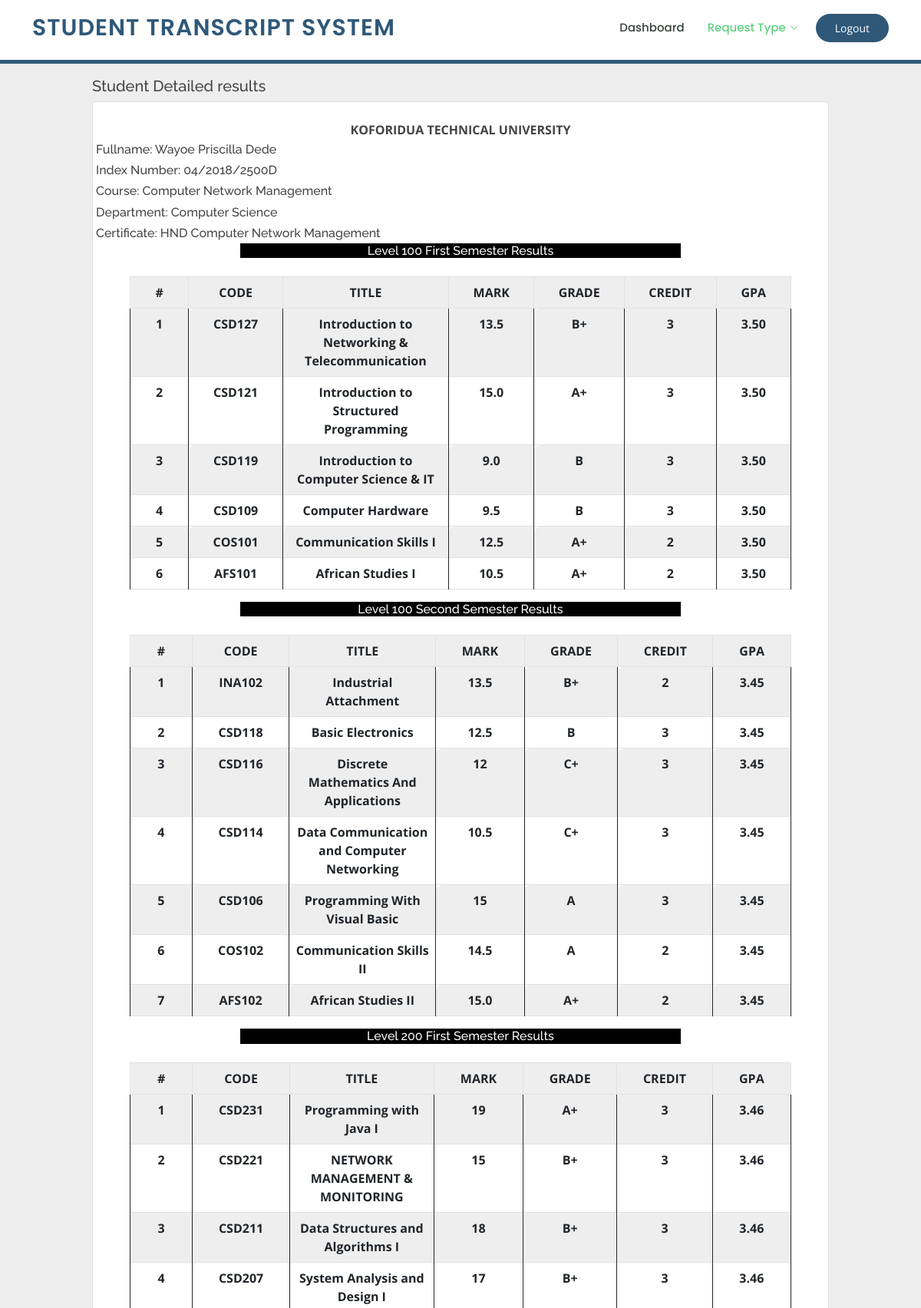
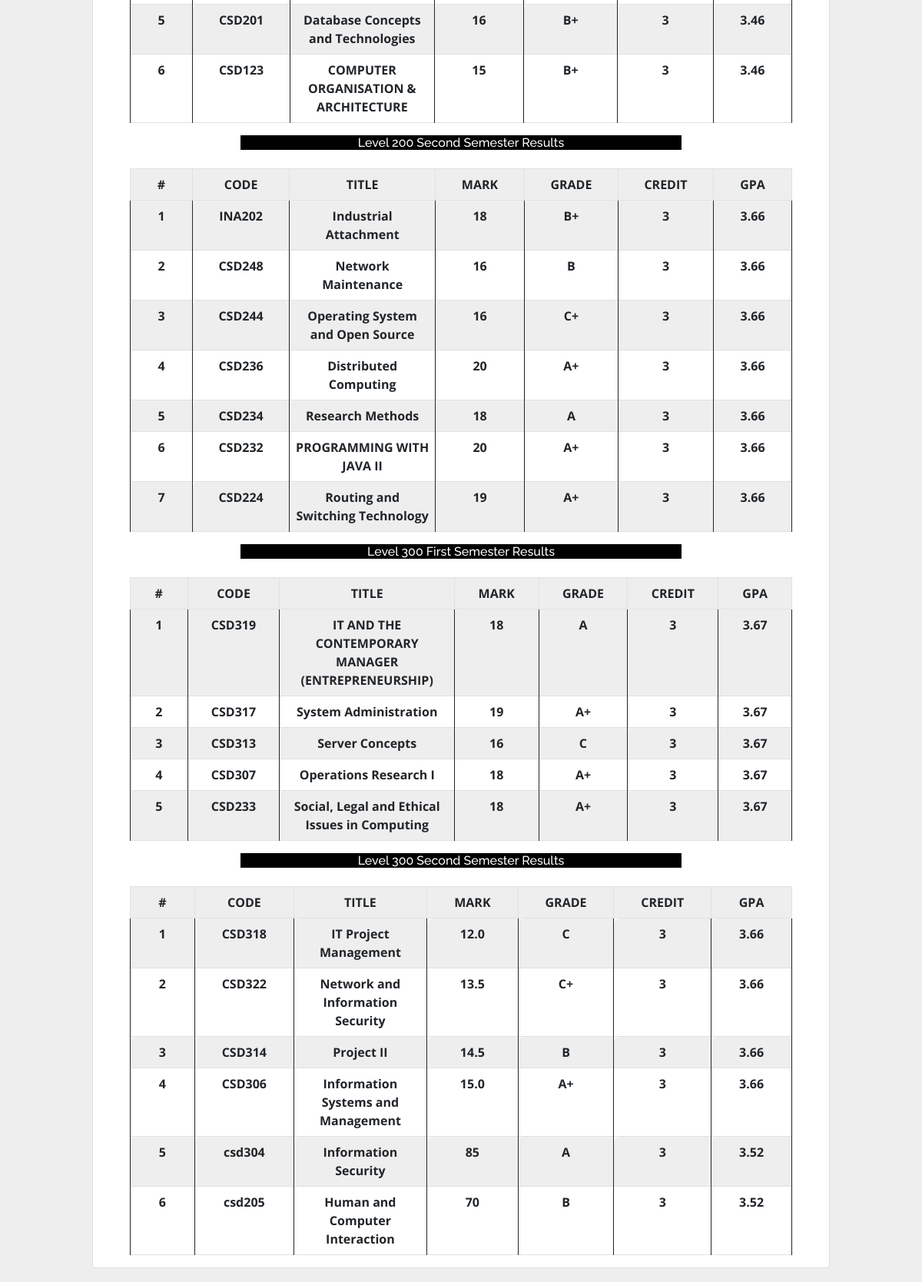
The app's page /hodtranscript.php?newindex=04/2018/2500D (upper part) with its own data (2 pictures, top to bottom).
### tables this page shows
CREATE TABLE `attended` (
  `attendid` int(11) NOT NULL,
  `status` varchar(50) NOT NULL,
  `surname` varchar(100) NOT NULL,
  `firstname` varchar(100) NOT NULL,
  `others` varchar(100) NOT NULL,
  `newindex` varchar(20) NOT NULL,
  `oldindex` varchar(20) NOT NULL,
  `programme` varchar(100) NOT NULL,
  `completion_year` varchar(50) NOT NULL,
  `certificate` varchar(50) NOT NULL,
  `student_type` varchar(50) NOT NULL,
  `cert_type` varchar(50) NOT NULL,
  `contact` varchar(20) NOT NULL,
  `email` varchar(50) NOT NULL,
  `organization_1` text NOT NULL,
  `organization_2` text NOT NULL,
  `staffsign` varchar(50) NOT NULL,
  `hodsign` varchar(50) NOT NULL,
  `faculty` varchar(50) NOT NULL,
  `course` varchar(50) NOT NULL,
  `department` varchar(50) NOT NULL
);

CREATE TABLE `student` (
  `id` int(10) NOT NULL,
  `index_no` varchar(15) DEFAULT NULL,
  `first_name` varchar(25) DEFAULT NULL,
  `last_name` varchar(25) DEFAULT NULL,
  `email` varchar(100) DEFAULT NULL,
  `department` varchar(50) DEFAULT NULL,
  `faculty` varchar(50) NOT NULL,
  `course` varchar(50) NOT NULL,
  `contact` varchar(20) NOT NULL,
  `gender` varchar(10) NOT NULL,
  `address` varchar(50) NOT NULL,
  `password` varchar(20) NOT NULL,
  `fullname` varchar(100) NOT NULL
);

CREATE TABLE `year1sem1` (
  `yearid` int(11) NOT NULL,
  `index_no` varchar(20) NOT NULL,
  `code` varchar(10) NOT NULL,
  `title` varchar(50) NOT NULL,
  `mark` varchar(10) NOT NULL,
  `grade` varchar(10) NOT NULL,
  `credit` varchar(10) NOT NULL,
  `gpa` varchar(10) NOT NULL,
  `cgpa` varchar(10) NOT NULL
);

CREATE TABLE `year1sem2` (
  `yearid` int(11) NOT NULL,
  `index_no` varchar(20) NOT NULL,
  `code` varchar(10) NOT NULL,
  `title` varchar(50) NOT NULL,
  `mark` varchar(10) NOT NULL,
  `grade` varchar(10) NOT NULL,
  `credit` varchar(10) NOT NULL,
  `gpa` varchar(10) NOT NULL
);

CREATE TABLE `year2sem1` (
  `yearid` int(11) NOT NULL,
  `index_no` varchar(20) NOT NULL,
  `code` varchar(10) NOT NULL,
  `title` varchar(50) NOT NULL,
  `mark` varchar(10) NOT NULL,
  `grade` varchar(10) NOT NULL,
  `credit` varchar(10) NOT NULL,
  `gp` varchar(10) NOT NULL
);

CREATE TABLE `year2sem2` (
  `yearid` int(11) NOT NULL,
  `index_no` varchar(20) NOT NULL,
  `code` varchar(10) NOT NULL,
  `title` varchar(50) NOT NULL,
  `mark` varchar(10) NOT NULL,
  `grade` varchar(10) NOT NULL,
  `credit` varchar(10) NOT NULL,
  `gp` varchar(10) NOT NULL
);

CREATE TABLE `year3sem1` (
  `yearid` int(11) NOT NULL,
  `index_no` varchar(20) NOT NULL,
  `code` varchar(10) NOT NULL,
  `title` varchar(50) NOT NULL,
  `mark` varchar(10) NOT NULL,
  `grade` varchar(10) NOT NULL,
  `credit` varchar(10) NOT NULL,
  `gp` varchar(10) NOT NULL
);

CREATE TABLE `year3sem2` (
  `yearid` int(11) NOT NULL,
  `index_no` varchar(20) NOT NULL,
  `code` varchar(10) NOT NULL,
  `title` varchar(50) NOT NULL,
  `mark` varchar(10) NOT NULL,
  `grade` varchar(10) NOT NULL,
  `credit` varchar(10) NOT NULL,
  `gp` varchar(10) NOT NULL
);

### hodtranscript.php (the view, shortened to what this page needs)
<?php
include "connection.php";
$newindex = $_GET['newindex'];
$query = mysqli_query($con, "SELECT * FROM attended WHERE newindex = '$newindex'") or die(mysqli_query($con,$query));
    $row = mysqli_fetch_assoc($query);
    if ($row){
         $surname = $row['surname'];
         $firstname = $row['firstname'];
         $others = $row['others'];
         $newindex = $row['newindex'];
         $certificate = $row['certificate'];
     }
include "connection.php";
$result = mysqli_query($con,"SELECT *  FROM student WHERE index_no = '{$newindex}'");
$row = mysqli_fetch_array($result);
$index_no = $row['index_no'];
$department = $row['department'];
$course = $row['course'];
?>
<!DOCTYPE html>
<html lang="en">
<head>
  <link href="assets/vendor/animate.css/animate.min.css" rel="stylesheet">
  <link href="assets/vendor/aos/aos.css" rel="stylesheet">
  <link href="assets/vendor/bootstrap/css/bootstrap.min.css" rel="stylesheet">
  <link href="assets/vendor/bootstrap-icons/bootstrap-icons.css" rel="stylesheet">
  <link href="assets/vendor/boxicons/css/boxicons.min.css" rel="stylesheet">
  <link href="assets/vendor/remixicon/remixicon.css" rel="stylesheet">
  <link href="assets/vendor/swiper/swiper-bundle.min.css" rel="stylesheet">
  <link rel="stylesheet" href="bootstrap/css/bootstrap.min.css">
  <link href="assets/css/style.css" rel="stylesheet">
</head>
<body style = "background-color: #eeeeee;">
  <header id="header" class="fixed-top">
    <div class="container d-flex align-items-center">
      <h1 class="logo me-auto"><a href="index.php" style = "color: #2F5878;">STUDENT TRANSCRIPT SYSTEM</a></h1>
      <nav id="navbar" class="navbar order-last order-lg-0">
        <ul>
         <li><a href="hoddashboard.php">Dashboard</a></li>
         <li class="dropdown"><a href="#" class="active"><span>Request Type</span> <i class="bi bi-chevron-down"></i></a>
      </nav>
 <a href="hodlogout.php" class="get-started-btn" id="log" style = "background-color: #2F5878; color: white;">Logout</a>
      </div>
    <div style = "width: 100%; height: 5px; background-color: #2F5878; position: relative; top: 20px;"></div>
  </header>
               <div style = "width: 20%; background-color: #eeeeee; position: relative; left: 10%; top: 100px;">
                   <h5>Student Detailed results</h5>
               </div>
               <div class = "card" style = "width: 80%; height: 100hv; background-color: white; position: relative; left: 10%; top: 100px;"><br>
                          <strong style = "text-align: center;">KOFORIDUA TECHNICAL UNIVERSITY</strong>
                              <h6>Fullname: <?php echo $surname." ". $firstname." ".$others;?></h6>
                              <h6>Index Number: <?php echo $newindex;?></h6>
                              <h6>Course: <?php echo $course;?></h6>
                              <h6>Department: <?php echo $department;?></h6>
                              <h6>Certificate: <?php echo $certificate;?></h6>
          <div style = "width: 60%; position: relative; left: 20%; background-color: black; color: white;">
                                             <h6 style = "padding: 0; margin: 0; text-align: center;">Level 100 First Semester Results</h6>
                              </div><br>
                  <table class = "table table-bordered" style = "width: 90%; position: relative; left: 5%;">
                     <thead class="thead-dark">
                     <tr>
                        <th>#</th>
                        <th>CODE</th>
                        <th>TITLE</th>
                        <th>MARK</th>
                        <th>GRADE</th>
                        <th>CREDIT</th>
                        <th>GPA</th>
                              </tr>
                         </thead>
                         <tbody>
                           <?php
include "connection.php";
$result = mysqli_query($con,"SELECT * FROM year1sem1 WHERE index_no = '$index_no' ORDER BY yearid DESC");
$counter = 0;
if(mysqli_num_rows($result) > 0){
while($row = mysqli_fetch_array($result)){
   $counter ++;
   $code = $row['code'];
   $title = $row['title'];
   $mark = $row['mark'];
   $grade = $row['grade'];
   $credit = $row['credit'];
   $gpa = $row['gpa'];
echo "<tr>";
      echo "<td>$counter</td>";
      echo "<td>$code</td>";
      echo "<td>$title</td>";
      echo "<td>$mark</td>";
      echo "<td>$grade</td>";
      echo "<td>$credit</td>";
      echo "<td>$gpa</td>";
 echo "</tr>";
        }
} else {
    echo "result not found";
}
?>
                         </tbody>
                  </table>
                   <div style = "width: 60%; position: relative; left: 20%; background-color: black; color: white;">
                              <h6 style = "padding: 0; margin: 0; text-align: center;">Level 100 Second Semester Results</h6>
                              </div><br>
                  <table class = "table table-bordered" style = "width: 90%; position: relative; left: 5%;">
                     <thead class="thead-dark">
                     <tr>
                        <th>#</th>
                        <th>CODE</th>
                        <th>TITLE</th>
                        <th>MARK</th>
                        <th>GRADE</th>
                        <th>CREDIT</th>
                        <th>GPA</th>
                              </tr>
                         </thead>
                         <tbody>
                                 <?php
include "connection.php";
$result = mysqli_query($con,"SELECT * FROM year1sem2 WHERE index_no = '$index_no' ORDER BY yearid DESC");
$counter = 0;
if(mysqli_num_rows($result) > 0){
while($row = mysqli_fetch_array($result)){
   $counter ++;
   $code = $row['code'];
   $title = $row['title'];
   $mark = $row['mark'];
   $grade = $row['grade'];
   $credit = $row['credit'];
   $gpa = $row['gpa'];
echo "<tr>";
      echo "<td>$counter</td>";
      echo "<td>$code</td>";
      echo "<td>$title</td>";
      echo "<td>$mark</td>";
      echo "<td>$grade</td>";
      echo "<td>$credit</td>";
      echo "<td>$gpa</td>";
 echo "</tr>";
        }
} else {
    echo "result not found";
}
?>
                         </tbody>
                  </table>
                   <div style = "width: 60%; position: relative; left: 20%; background-color: black; color: white;">
                              <h6 style = "padding: 0; margin: 0; text-align: center;">Level 200 First Semester Results</h6>
                              </div><br>
                  <table class = "table table-bordered" style = "width: 90%; position: relative; left: 5%;">
                     <thead class="thead-dark">
                     <tr>
                        <th>#</th>
                        <th>CODE</th>
                        <th>TITLE</th>
                        <th>MARK</th>
                        <th>GRADE</th>
                        <th>CREDIT</th>
                        <th>GPA</th>
                              </tr>
                         </thead>
                         <tbody>
                                <?php
include "connection.php";
$result = mysqli_query($con,"SELECT * FROM year2sem1 WHERE index_no = '$index_no' ORDER BY yearid DESC");
$counter = 0;
if(mysqli_num_rows($result) > 0){
while($row = mysqli_fetch_array($result)){
   $counter ++;
   $code = $row['code'];
   $title = $row['title'];
   $mark = $row['mark'];
   $grade = $row['grade'];
   $credit = $row['credit'];
   $gp = $row['gp'];
echo "<tr>";
      echo "<td>$counter</td>";
      echo "<td>$code</td>";
      echo "<td>$title</td>";
      echo "<td>$mark</td>";
      echo "<td>$grade</td>";
      echo "<td>$credit</td>";
      echo "<td>$gp</td>";
 echo "</tr>";
        }
} else {
    echo "result not found";
}
?>
                         </tbody>
                  </table>
                   <div style = "width: 60%; position: relative; left: 20%; background-color: black; color: white;">
                              <h6 style = "padding: 0; margin: 0; text-align: center;">Level 200 Second Semester Results</h6>
                              </div><br>
                  <table class = "table table-bordered" style = "width: 90%; position: relative; left: 5%;">
                     <thead class="thead-dark">
                     <tr>
                        <th>#</th>
                        <th>CODE</th>
                        <th>TITLE</th>
                        <th>MARK</th>
                        <th>GRADE</th>
                        <th>CREDIT</th>
                        <th>GPA</th>
                              </tr>
                         </thead>
                         <tbody>
                                <?php
include "connection.php";
$result = mysqli_query($con,"SELECT * FROM year2sem2 WHERE index_no = '$index_no' ORDER BY yearid DESC");
$counter = 0;
if(mysqli_num_rows($result) > 0){
while($row = mysqli_fetch_array($result)){
   $counter ++;
   $code = $row['code'];
   $title = $row['title'];
   $mark = $row['mark'];
   $grade = $row['grade'];
   $credit = $row['credit'];
   $gp = $row['gp'];
echo "<tr>";
      echo "<td>$counter</td>";
      echo "<td>$code</td>";
      echo "<td>$title</td>";
      echo "<td>$mark</td>";
      echo "<td>$grade</td>";
      echo "<td>$credit</td>";
      echo "<td>$gp</td>";
 echo "</tr>";
        }
} else {
    echo "result not found";
}
?>
                         </tbody>
                  </table>
                   <div style = "width: 60%; position: relative; left: 20%; background-color: black; color: white;">
                              <h6 style = "padding: 0; margin: 0; text-align: center;">Level 300 First Semester Results</h6>
                              </div><br>
                  <table class = "table table-bordered" style = "width: 90%; position: relative; left: 5%;">
                     <thead class="thead-dark">
                     <tr>
                        <th>#</th>
                        <th>CODE</th>
                        <th>TITLE</th>
                        <th>MARK</th>
                        <th>GRADE</th>
                        <th>CREDIT</th>
                        <th>GPA</th>
                              </tr>
                         </thead>
                         <tbody>
                                <?php
include "connection.php";
$result = mysqli_query($con,"SELECT * FROM year3sem1 WHERE index_no = '$index_no' ORDER BY yearid DESC");
$counter = 0;
if(mysqli_num_rows($result) > 0){
while($row = mysqli_fetch_array($result)){
   $counter ++;
   $code = $row['code'];
   $title = $row['title'];
   $mark = $row['mark'];
   $grade = $row['grade'];
   $credit = $row['credit'];
   $gp = $row['gp'];
echo "<tr>";
      echo "<td>$counter</td>";
      echo "<td>$code</td>";
      echo "<td>$title</td>";
      echo "<td>$mark</td>";
      echo "<td>$grade</td>";
      echo "<td>$credit</td>";
      echo "<td>$gp</td>";
 echo "</tr>";
        }
} else {
    echo "result not found";
}
?>
                         </tbody>
                  </table>
                   <div style = "width: 60%; position: relative; left: 20%; background-color: black; color: white;">
                              <h6 style = "padding: 0; margin: 0; text-align: center;">Level 300 Second Semester Results</h6>
                              </div><br>
                  <table class = "table table-bordered" style = "width: 90%; position: relative; left: 5%;">
                     <thead class="thead-dark">
                     <tr>
                        <th>#</th>
                        <th>CODE</th>
                        <th>TITLE</th>
                        <th>MARK</th>
                        <th>GRADE</th>
                        <th>CREDIT</th>
                        <th>GPA</th>
                              </tr>
                         </thead>
                         <tbody>
                                <?php
include "connection.php";
$result = mysqli_query($con,"SELECT * FROM year3sem2  WHERE index_no = '$index_no' ORDER BY yearid DESC");
$counter = 0;
if(mysqli_num_rows($result) > 0){
while($row = mysqli_fetch_array($result)){
   $counter ++;
   $code = $row['code'];
   $title = $row['title'];
   $mark = $row['mark'];
   $grade = $row['grade'];
   $credit = $row['credit'];
   $gp = $row['gp'];
echo "<tr>";
      echo "<td>$counter</td>";
      echo "<td>$code</td>";
      echo "<td>$title</td>";
      echo "<td>$mark</td>";
      echo "<td>$grade</td>";
      echo "<td>$credit</td>";
      echo "<td>$gp</td>";
 echo "</tr>";
        }
} else {
    echo "result not found";
}
?>
                         </tbody>
                  </table>
               </div> <br><br><br><br><br>
</body>
</html>

### records on screen
attended: surname "Wayoe", firstname "Priscilla", others "Dede", newindex "04/2018/2500D", certificate "HND Computer Network Management"
student: course "Computer Network Management", department "Computer Science"
year1sem1: code "CSD127", title "Introduction to Networking & Telecommunication", mark "13.5", grade "B+", credit "3", gpa "3.50"
year1sem1: code "CSD121", title "Introduction to Structured Programming", mark "15.0", grade "A+", credit "3", gpa "3.50"
year1sem1: code "CSD119", title "Introduction to Computer Science & IT", mark "9.0", grade "B", credit "3", gpa "3.50"
year1sem1: code "CSD109", title "Computer Hardware", mark "9.5", grade "B", credit "3", gpa "3.50"
year1sem1: code "COS101", title "Communication Skills I", mark "12.5", grade "A+", credit "2", gpa "3.50"
year1sem1: code "AFS101", title "African Studies I", mark "10.5", grade "A+", credit "2", gpa "3.50"
year1sem2: code "INA102", title "Industrial Attachment", mark "13.5", grade "B+", credit "2", gpa "3.45"
year1sem2: code "CSD118", title "Basic Electronics", mark "12.5", grade "B", credit "3", gpa "3.45"
year1sem2: code "CSD116", title "Discrete Mathematics And Applications", mark "12", grade "C+", credit "3", gpa "3.45"
year1sem2: code "CSD114", title "Data Communication and Computer Networking", mark "10.5", grade "C+", credit "3", gpa "3.45"
year1sem2: code "CSD106", title "Programming With Visual Basic", mark "15", grade "A", credit "3", gpa "3.45"
year1sem2: code "COS102", title "Communication Skills II", mark "14.5", grade "A", credit "2", gpa "3.45"
year1sem2: code "AFS102", title "African Studies II", mark "15.0", grade "A+", credit "2", gpa "3.45"
year2sem1: code "CSD231", title "Programming with Java I", mark "19", grade "A+", credit "3", gp "3.46"
year2sem1: code "CSD221", title "NETWORK MANAGEMENT & MONITORING", mark "15", grade "B+", credit "3", gp "3.46"
year2sem1: code "CSD211", title "Data Structures and Algorithms I", mark "18", grade "B+", credit "3", gp "3.46"
year2sem1: code "CSD207", title "System Analysis and Design I", mark "17", grade "B+", credit "3", gp "3.46"
year2sem1: code "CSD201", title "Database Concepts and Technologies", mark "16", grade "B+", credit "3", gp "3.46"
year2sem1: code "CSD123", title "COMPUTER ORGANISATION & ARCHITECTURE", mark "15", grade "B+", credit "3", gp "3.46"
year2sem2: code "INA202", title "Industrial Attachment", mark "18", grade "B+", credit "3", gp "3.66"
year2sem2: code "CSD248", title "Network Maintenance", mark "16", grade "B", credit "3", gp "3.66"
year2sem2: code "CSD244", title "Operating System and Open Source", mark "16", grade "C+", credit "3", gp "3.66"
year2sem2: code "CSD236", title "Distributed Computing", mark "20", grade "A+", credit "3", gp "3.66"
year2sem2: code "CSD234", title "Research Methods", mark "18", grade "A", credit "3", gp "3.66"
year2sem2: code "CSD232", title "PROGRAMMING WITH JAVA II", mark "20", grade "A+", credit "3", gp "3.66"
year2sem2: code "CSD224", title "Routing and Switching Technology", mark "19", grade "A+", credit "3", gp "3.66"
year3sem1: code "CSD319", title "IT AND THE CONTEMPORARY MANAGER (ENTREPRENEURSHIP)", mark "18", grade "A", credit "3", gp "3.67"
year3sem1: code "CSD317", title "System Administration", mark "19", grade "A+", credit "3", gp "3.67"
year3sem1: code "CSD313", title "Server Concepts", mark "16", grade "C", credit "3", gp "3.67"
year3sem1: code "CSD307", title "Operations Research I", mark "18", grade "A+", credit "3", gp "3.67"
year3sem1: code "CSD233", title "Social, Legal and Ethical Issues in Computing", mark "18", grade "A+", credit "3", gp "3.67"
year3sem2: code "CSD318", title "IT Project Management", mark "12.0", grade "C", credit "3", gp "3.66"
year3sem2: code "CSD322", title "Network and Information Security", mark "13.5", grade "C+", credit "3", gp "3.66"
year3sem2: code "CSD314", title "Project II", mark "14.5", grade "B", credit "3", gp "3.66"
year3sem2: code "CSD306", title "Information Systems and Management", mark "15.0", grade "A+", credit "3", gp "3.66"
year3sem2: code "csd304", title "Information Security", mark "85", grade "A", credit "3", gp "3.52"
year3sem2: code "csd205", title "Human and Computer Interaction", mark "70", grade "B", credit "3", gp "3.52"
